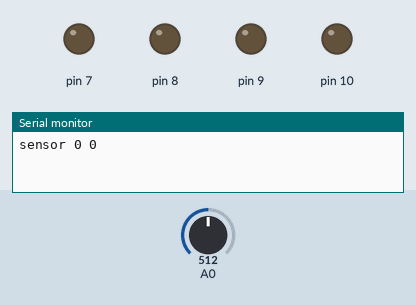
Recording of a sketch running on a simulated Arduino Uno, built with avr-gcc and run on an emulated ATmega328P. Shown: output pins drawn as LEDs (lit = HIGH), the last lines printed to the serial monitor. Inputs (shaded band) come from the test bench; at power-on: A0 = 512.

Above: at 0.5 s.
At 1.5 s:
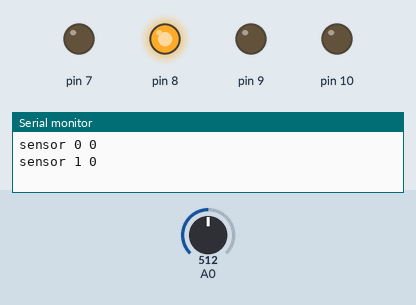
At 2.5 s:
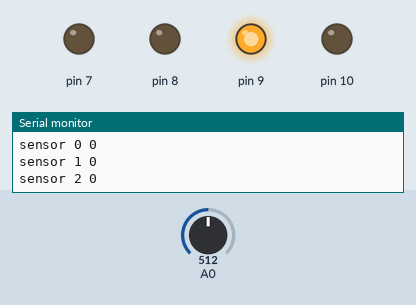
At 3.5 s:
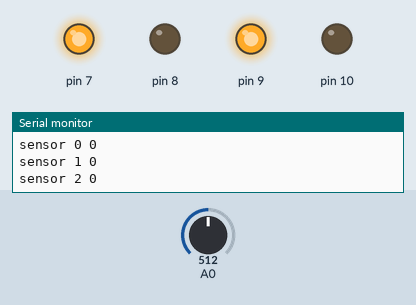
Timing chart, 0 to 5.2 s (numbered marks = the images above):
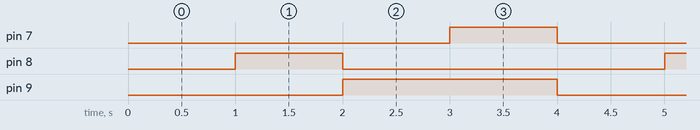

Measured:
- by itself, pin 7, pin 8: alternates HIGH for 1.0 s and LOW for 3.0 s
- by itself, pin 9: alternates HIGH for 2.0 s and LOW for 2.0 s
- by itself, everything shown: repeats every 4.0 s, in 5 steps

The sketch:

multiplexor.ino
```cpp
int64_t wait=1000;
void setup() {
  // put your setup code here, to run once:
  pinMode(7, OUTPUT);
  digitalWrite(7, LOW);
  DDRB =0b00000111;
  Serial.begin(9600);
}

void loop() {
  // put your main code here, to run repeatedly:


  PORTB=0b00000000;
  uint8_t Sensor0=analogRead(A0);
  Serial.print("sensor 0 ");
  Serial.println(Sensor0);
  delay(wait);

  PORTB=0b00000001;
  uint8_t Sensor1=analogRead(A0);
  Serial.print("sensor 1 ");
  Serial.println(Sensor1);
  delay(wait);

  PORTB=0b00000010;
  uint8_t Sensor2=analogRead(A0);
  Serial.print("sensor 2 ");
  Serial.println(Sensor2);
  delay(wait);

  digitalWrite(7, HIGH);
  delay(wait);
  digitalWrite(7, LOW);
}
```
